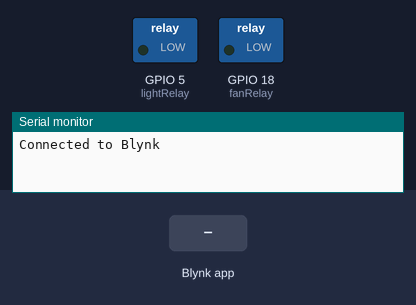
Bench run of a sketch on a simulated ESP32. Shown: switched loads named in the sketch (green lamp = pin HIGH), the last lines printed to the serial monitor. The inputs (shaded band) are chosen by the test bench. WiFi joins after 1.5 s; servers stay silent unless stated.

Above: at 3.0 s.
3.1 s: Blynk app writes 1 to V0
At 3.9 s:
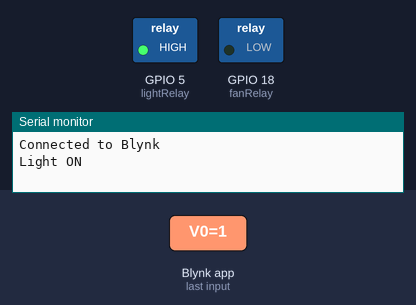
4.6 s: Blynk app writes 1 to V1
At 5.1 s:
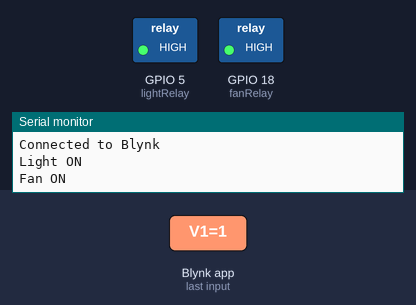
6.1 s: Blynk app writes 0 to V0
At 7.5 s:
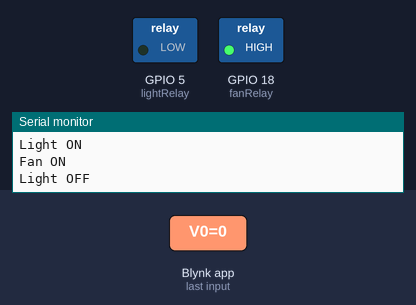
Timing chart, 0 to 9.1 s (numbered marks = the images above; inputs shaded):
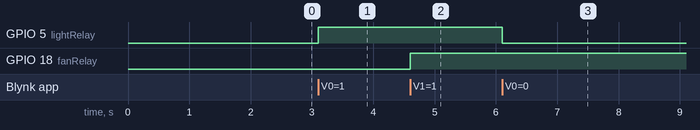

The sketch:

iot.ino
```cpp
#define BLYNK_TEMPLATE_ID "YourTemplateID" //enter ur template id
#define BLYNK_TEMPLATE_NAME "HomeAutomation"
#define BLYNK_AUTH_TOKEN "YourAuthToken"  //Enter ur authentification token

#include <WiFi.h>
#include <BlynkSimpleEsp32.h>

char ssid[] = "YourWiFiName";  //Enter ur wifi name
char pass[] = "YourWiFiPassword";  //Enter ur wifi password

// Relay pins
int lightRelay = 5;
int fanRelay = 18;

void setup()
{
  Serial.begin(115200);

  // Set relay pins as output
  pinMode(lightRelay, OUTPUT);
  pinMode(fanRelay, OUTPUT);

  // Initially OFF
  digitalWrite(lightRelay, LOW);
  digitalWrite(fanRelay, LOW);

  // Connect to Blynk
  Blynk.begin(BLYNK_AUTH_TOKEN, ssid, pass);

  Serial.println("Connected to Blynk");
}

// Light Control
BLYNK_WRITE(V0)
{
  int value = param.asInt();

  if(value == 1)
  {
    digitalWrite(lightRelay, HIGH);
    Serial.println("Light ON");
  }
  else
  {
    digitalWrite(lightRelay, LOW);
    Serial.println("Light OFF");
  }
}

// Fan Control
BLYNK_WRITE(V1)
{
  int value = param.asInt();

  if(value == 1)
  {
    digitalWrite(fanRelay, HIGH);
    Serial.println("Fan ON");
  }
  else
  {
    digitalWrite(fanRelay, LOW);
    Serial.println("Fan OFF");
  }
}

void loop()
{
  Blynk.run();
}
```

Measured:
- after the input at 3.1 s, GPIO 5 (lightRelay): LOW → HIGH at once
- after the input at 4.6 s, GPIO 18 (fanRelay): LOW → HIGH at once
- after the input at 6.1 s, GPIO 5 (lightRelay): HIGH → LOW at once
